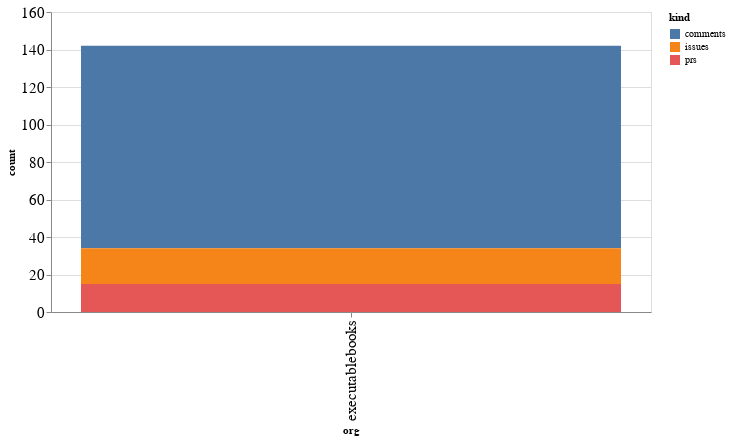

Notebook source saved alongside this figure:
### Code cell
alt.Chart(org_summaries, width=600).mark_bar().encode(
    x='org',
    y='count',
    color='kind',
    tooltip="org"
)

### Figure 1 — Vega-Lite specification as saved in the notebook (floating-point values rounded to 4 significant figures)
{"config": {"axisLeft": {"labelFontSize": 15}, "axisBottom": {"labelFontSize": 15}}, "data": {"name": "data-0f0ada88f9d8fcb86268e963880e5356"}, "mark": "bar", "encoding": {"color": {"type": "nominal", "field": "kind"}, "tooltip": {"type": "nominal", "field": "org"}, "x": {"type": "nominal", "field": "org"}, "y": {"type": "quantitative", "field": "count"}}, "width": 600, "$schema": "https://vega.github.io/schema/vega-lite/v4.8.1.json", "datasets": {"data-0f0ada88f9d8fcb86268e963880e5356": [{"org": "executablebooks", "kind": "comments", "count": 108}, {"org": "executablebooks", "kind": "issues", "count": 19}, {"org": "executablebooks", "kind": "prs", "count": 15}]}}
